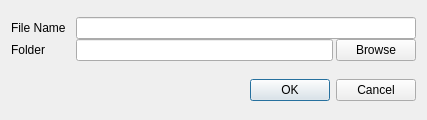
<?xml version="1.0" encoding="UTF-8"?>
<ui version="4.0">
 <class>saveAsDialog</class>
 <widget class="QDialog" name="saveAsDialog">
  <property name="geometry">
   <rect>
    <x>0</x>
    <y>0</y>
    <width>427</width>
    <height>120</height>
   </rect>
  </property>
  <property name="windowTitle">
   <string>Save As</string>
  </property>
  <property name="modal">
   <bool>true</bool>
  </property>
  <layout class="QGridLayout" name="gridLayout_2">
   <property name="verticalSpacing">
    <number>12</number>
   </property>
   <item row="1" column="0">
    <widget class="QDialogButtonBox" name="buttonBox">
     <property name="orientation">
      <enum>Qt::Horizontal</enum>
     </property>
     <property name="standardButtons">
      <set>QDialogButtonBox::Cancel|QDialogButtonBox::Ok</set>
     </property>
    </widget>
   </item>
   <item row="0" column="0">
    <layout class="QGridLayout" name="gridLayout">
     <property name="horizontalSpacing">
      <number>10</number>
     </property>
     <property name="verticalSpacing">
      <number>0</number>
     </property>
     <item row="1" column="1">
      <layout class="QHBoxLayout" name="horizontalLayout">
       <property name="spacing">
        <number>3</number>
       </property>
       <item>
        <widget class="QLineEdit" name="directory">
         <property name="text">
          <string> </string>
         </property>
         <property name="readOnly">
          <bool>true</bool>
         </property>
         <property name="placeholderText">
          <string/>
         </property>
        </widget>
       </item>
       <item>
        <widget class="QPushButton" name="browse">
         <property name="text">
          <string>Browse</string>
         </property>
        </widget>
       </item>
      </layout>
     </item>
     <item row="0" column="1">
      <widget class="QLineEdit" name="filename">
       <property name="placeholderText">
        <string/>
       </property>
      </widget>
     </item>
     <item row="1" column="0">
      <widget class="QLabel" name="labelDirectory">
       <property name="text">
        <string>Folder</string>
       </property>
      </widget>
     </item>
     <item row="0" column="0">
      <widget class="QLabel" name="labelName">
       <property name="text">
        <string>File Name</string>
       </property>
      </widget>
     </item>
    </layout>
   </item>
  </layout>
 </widget>
 <resources/>
 <connections>
  <connection>
   <sender>buttonBox</sender>
   <signal>accepted()</signal>
   <receiver>saveAsDialog</receiver>
   <slot>accept()</slot>
   <hints>
    <hint type="sourcelabel">
     <x>248</x>
     <y>254</y>
    </hint>
    <hint type="destinationlabel">
     <x>157</x>
     <y>274</y>
    </hint>
   </hints>
  </connection>
  <connection>
   <sender>buttonBox</sender>
   <signal>rejected()</signal>
   <receiver>saveAsDialog</receiver>
   <slot>reject()</slot>
   <hints>
    <hint type="sourcelabel">
     <x>316</x>
     <y>260</y>
    </hint>
    <hint type="destinationlabel">
     <x>286</x>
     <y>274</y>
    </hint>
   </hints>
  </connection>
 </connections>
</ui>
